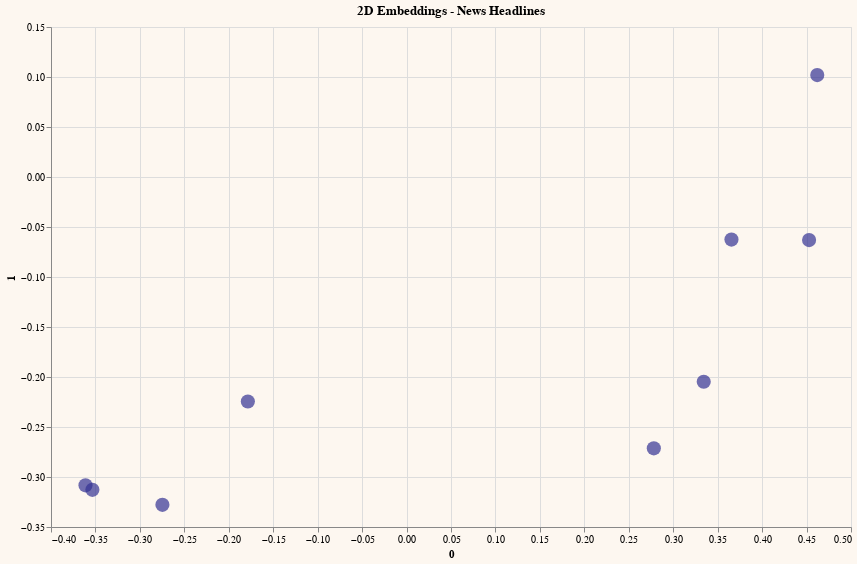

Write notebook code for a chart like this one.
### Code cell
scatter_result_basic

### Figure 1 — Vega-Lite specification as saved in the notebook (floating-point values rounded to 4 significant figures; data arrays with more than 128 entries replaced by an {"elided": "..."} marker saying what was removed)
{"config": {"view": {"continuousWidth": 300, "continuousHeight": 300}, "background": "#FDF7F0", "legend": {"labelFontSize": 14, "orient": "bottom", "titleFontSize": 16}}, "data": {"name": "data-a2bc2e9a17329e4b6d6650319946928d"}, "mark": {"type": "circle", "size": 200}, "encoding": {"color": {"value": "#333293"}, "tooltip": [{"field": "headline", "type": "nominal"}], "x": {"field": "0", "scale": {"zero": false}, "type": "quantitative"}, "y": {"field": "1", "scale": {"zero": false}, "type": "quantitative"}}, "height": 500, "title": "2D Embeddings - News Headlines", "width": 800, "$schema": "https://vega.github.io/schema/vega-lite/v5.20.1.json", "datasets": {"data-a2bc2e9a17329e4b6d6650319946928d": [{"headline": "Apple releases new iPhone with advanced AI features", "headline_embeds": {"elided": "1536 float values"}, "0": 0.3655, "1": -0.06258, "category": "tech"}, {"headline": "Google announces breakthrough in quantum computing", "headline_embeds": {"elided": "1536 float values"}, "0": 0.3343, "1": -0.2047, "category": "tech"}, {"headline": "Microsoft launches new cloud computing platform", "headline_embeds": {"elided": "1536 float values"}, "0": 0.462, "1": 0.1019, "category": "tech"}, {"headline": "Tesla develops revolutionary battery technology", "headline_embeds": {"elided": "1536 float values"}, "0": 0.2782, "1": -0.2714, "category": "tech"}, {"headline": "OpenAI introduces next-generation language model", "headline_embeds": {"elided": "1536 float values"}, "0": 0.4528, "1": -0.06312, "category": "tech"}, {"headline": "World Cup final breaks viewership records worldwide", "headline_embeds": {"elided": "1536 float values"}, "0": -0.3612, "1": -0.3083, "category": "sports"}, {"headline": "Olympic swimmer sets new world record in Tokyo", "headline_embeds": {"elided": "1536 float values"}, "0": -0.1785, "1": -0.2245, "category": "sports"}, {"headline": "NBA playoffs reach thrilling conclusion in finals", "headline_embeds": {"elided": "1536 float values"}, "0": -0.2746, "1": -0.3279, "category": "sports"}, {"headline": "Tennis championship sees unexpected upset victory", "headline_embeds": {"elided": "1536 float values"}, "0": -0.3534, "1": -0.3128, "category": "sports"}]}}
